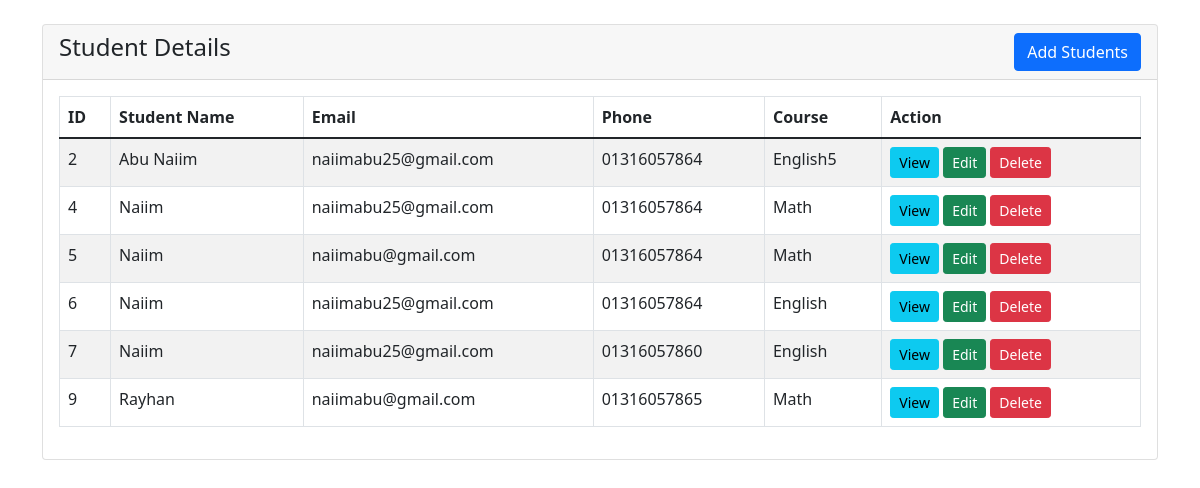
The page / on the database its author committed.
### tables this page shows
CREATE TABLE `students` (
  `id` int(6) NOT NULL,
  `name` varchar(191) NOT NULL,
  `email` varchar(191) NOT NULL,
  `phone` varchar(191) NOT NULL,
  `course` varchar(191) NOT NULL
);

### index.php (the view, shortened to what this page needs)
<?php
    require 'Database/dbcon.php';
?>
<!doctype html>
<html lang="en">
  <head>
    <link href="https://cdn.jsdelivr.net/npm/bootstrap@5.1.3/dist/css/bootstrap.min.css" rel="stylesheet">
</head>
<body>
    <div class="container mt-4">
        <div class="row">
            <div class="col-md-12">
                <div class="card">
                    <div class="card-header">
                        <h4>Student Details
                            <a href="student-create.php" class="btn btn-primary float-end">Add Students</a>
                        </h4>
                    </div>
                    <div class="card-body">
                        <table class="table table-bordered table-striped">
                            <thead>
                                <tr>
                                    <th>ID</th>
                                    <th>Student Name</th>
                                    <th>Email</th>
                                    <th>Phone</th>
                                    <th>Course</th>
                                    <th>Action</th>
                                </tr>
                            </thead>
                            <tbody>
                                <?php
                                    $query = "SELECT * FROM students";
                                    $query_run = mysqli_query($con, $query);
                                    if(mysqli_num_rows($query_run) > 0)
                                    {
                                        foreach($query_run as $student)
                                        {
                                            ?>
                                            <tr>
                                                <td><?= $student['id']; ?></td>
                                                <td><?= $student['name']; ?></td>
                                                <td><?= $student['email']; ?></td>
                                                <td><?= $student['phone']; ?></td>
                                                <td><?= $student['course']; ?></td>
                                                <td>
                                                    <a href="student-view.php?id=<?= $student['id']; ?>" class="btn btn-info btn-sm">View</a>
                                                    <a href="student-edit.php?id=<?= $student['id']; ?>" class="btn btn-success btn-sm">Edit</a>
                                                    <form action="./Controller/code.php" method="POST" class="d-inline">
                                                        <button type="submit" name="delete_student" value="<?=$student['id'];?>" class="btn btn-danger btn-sm">Delete</button>
                                                    </form>
                                                </td>
                                            </tr>
                                            <?php
                                        }
                                    }
                                    else
                                    {
                                        echo "<h5> No Record Found </h5>";
                                    }
                                ?>
                            </tbody>
                        </table>
                    </div>
                </div>
            </div>
        </div>
    </div>
</body>
</html>

### rows shown on the page
students: id "2", name "Abu Naiim", email "naiimabu25@gmail.com", phone "01316057864", course "English5"
students: id "4", name "Naiim", email "naiimabu25@gmail.com", phone "01316057864", course "Math"
students: id "5", name "Naiim", email "naiimabu@gmail.com", phone "01316057864", course "Math"
students: id "6", name "Naiim", email "naiimabu25@gmail.com", phone "01316057864", course "English"
students: id "7", name "Naiim", email "naiimabu25@gmail.com", phone "01316057860", course "English"
students: id "9", name "Rayhan", email "naiimabu@gmail.com", phone "01316057865", course "Math"
